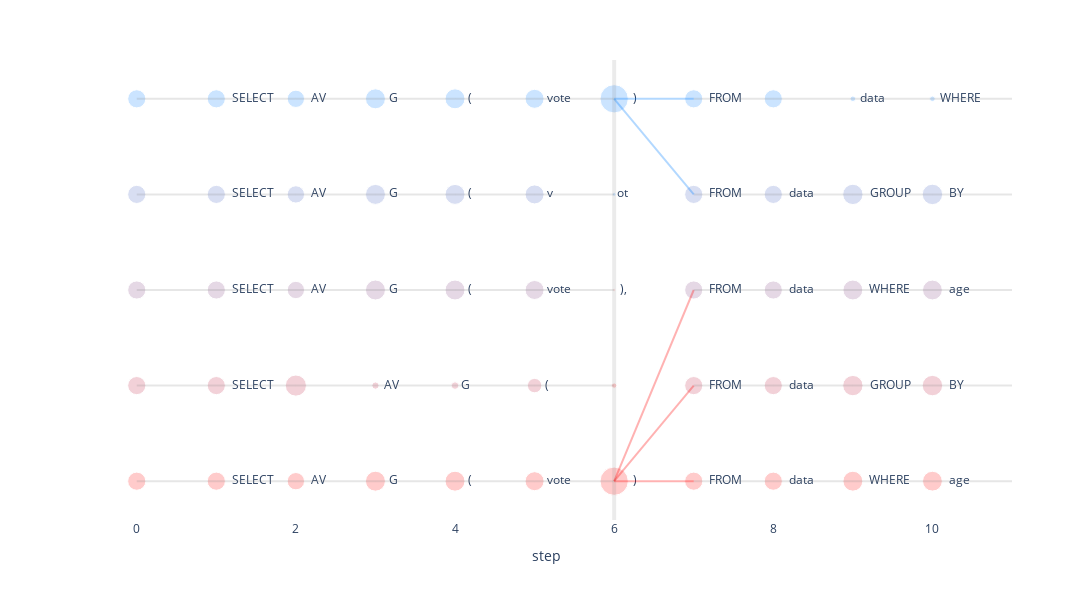

Notebook source saved alongside this figure:
### Markdown cell above
-----------

## Plotting the particle beam

### Code cell
record.plot_history()

### Figure 1 — Plotly figure (JSON) as saved in the notebook; plotly's stock layout.template omitted (floating-point values rounded to 4 significant figures)
{"data": [{"customdata": [["", 0, false], ["", -0.2022, false], [" SELECT", -0.4999, false], [" SELECT AV", -0.5002, false], [" SELECT AVG", -0.5815, false], [" SELECT AVG(", -2.096, false], [" SELECT AVG(vote", -2.638, true], [" SELECT  AVG(", -5.981, true], [" SELECT AVG(vote", -7.589, true], [" SELECT AVG(vote)", -3.9, false], [" SELECT AVG(vote) FROM", -4.197, false], [" SELECT AVG(vote) FROM data", -4.23, false], [" SELECT AVG(vote) FROM data WHERE", -4.252, false]], "hovertemplate": "<b>%{hovertext}</b><br><br>resampled as=0<br>step=%{x}<br>particle=%{y}<br>prop_exp_weight=%{marker.size}<br>token=%{text}<br>context_string=%{customdata[0]}<br>weight=%{customdata[1]}<br>resample?=%{customdata[2]}<extra></extra>", "hovertext": [[], " SELECT", " AV", "G", "(", "vote", ")", " ", " ),", " FROM", " data", " WHERE", " age"], "legendgroup": "0", "marker": {"color": "rgb(255.0, 0.0, 0.0)", "opacity": 0.2, "size": [1, 1, 0.9117, 1.211, 1.207, 1.093, 2.429, 0.08585, 0.01719, 1, 1, 1.2, 1.19], "sizemode": "area", "sizeref": 0.006072, "symbol": "circle"}, "mode": "markers+text", "name": "0", "orientation": "v", "showlegend": true, "text": [[], " SELECT", " AV", "G", "(", "vote", ")", " ", " ),", " FROM", " data", " WHERE", " age"], "textposition": "middle right", "type": "scatter", "x": [0, 1, 2, 3, 4, 5, 6, 6, 6, 7, 8, 9, 10], "xaxis": "x", "y": [0, 0, 0, 0, 0, 0, 0, 1, 2, 0, 0, 0, 0], "yaxis": "y"}, {"customdata": [["", 0, false], ["", -0.2022, false], [" SELECT", -0.105, false], [" SELECT ", -2.538, false], [" SELECT  AV", -2.539, false], [" SELECT  AVG", -2.65, false], [" SELECT AVG(vote)", -3.9, false], [" SELECT AVG(vote) FROM", -4.197, false], [" SELECT AVG(vote) FROM data", -4.187, false], [" SELECT AVG(vote) FROM data GROUP", -4.193, false]], "hovertemplate": "<b>%{hovertext}</b><br><br>resampled as=1<br>step=%{x}<br>particle=%{y}<br>prop_exp_weight=%{marker.size}<br>token=%{text}<br>context_string=%{customdata[0]}<br>weight=%{customdata[1]}<br>resample?=%{customdata[2]}<extra></extra>", "hovertext": [[], " SELECT", " ", " AV", "G", "(", " FROM", " data", " GROUP", " BY"], "legendgroup": "1", "marker": {"color": "rgb(191.25, 31.25, 63.75)", "opacity": 0.2, "size": [1, 1, 1.353, 0.1577, 0.1705, 0.6282, 1, 1, 1.252, 1.263], "sizemode": "area", "sizeref": 0.006072, "symbol": "circle"}, "mode": "markers+text", "name": "1", "orientation": "v", "showlegend": true, "text": [[], " SELECT", " ", " AV", "G", "(", " FROM", " data", " GROUP", " BY"], "textposition": "middle right", "type": "scatter", "x": [0, 1, 2, 3, 4, 5, 7, 8, 9, 10], "xaxis": "x", "y": [1, 1, 1, 1, 1, 1, 1, 1, 1, 1], "yaxis": "y"}, {"customdata": [["", 0, false], ["", -0.2022, false], [" SELECT", -0.4999, false], [" SELECT AV", -0.5002, false], [" SELECT AVG", -0.5815, false], [" SELECT AVG(", -2.096, false], [" SELECT AVG(vote)", -3.9, false], [" SELECT AVG(vote) FROM", -4.197, false], [" SELECT AVG(vote) FROM data", -4.23, false], [" SELECT AVG(vote) FROM data WHERE", -4.252, false]], "hovertemplate": "<b>%{hovertext}</b><br><br>resampled as=2<br>step=%{x}<br>particle=%{y}<br>prop_exp_weight=%{marker.size}<br>token=%{text}<br>context_string=%{customdata[0]}<br>weight=%{customdata[1]}<br>resample?=%{customdata[2]}<extra></extra>", "hovertext": [[], " SELECT", " AV", "G", "(", "vote", " FROM", " data", " WHERE", " age"], "legendgroup": "2", "marker": {"color": "rgb(127.5, 62.5, 127.5)", "opacity": 0.2, "size": [1, 1, 0.9117, 1.211, 1.207, 1.093, 1, 1, 1.2, 1.19], "sizemode": "area", "sizeref": 0.006072, "symbol": "circle"}, "mode": "markers+text", "name": "2", "orientation": "v", "showlegend": true, "text": [[], " SELECT", " AV", "G", "(", "vote", " FROM", " data", " WHERE", " age"], "textposition": "middle right", "type": "scatter", "x": [0, 1, 2, 3, 4, 5, 7, 8, 9, 10], "xaxis": "x", "y": [2, 2, 2, 2, 2, 2, 2, 2, 2, 2], "yaxis": "y"}, {"customdata": [["", 0, false], ["", -0.2022, false], [" SELECT", -0.4999, false], [" SELECT AV", -0.5002, false], [" SELECT AVG", -0.5815, false], [" SELECT AVG(", -2.096, false], [" SELECT AVG(vote)", -3.9, false], [" SELECT AVG(vote) FROM", -4.197, false], [" SELECT AVG(vote) FROM data", -4.187, false], [" SELECT AVG(vote) FROM data GROUP", -4.193, false]], "hovertemplate": "<b>%{hovertext}</b><br><br>resampled as=3<br>step=%{x}<br>particle=%{y}<br>prop_exp_weight=%{marker.size}<br>token=%{text}<br>context_string=%{customdata[0]}<br>weight=%{customdata[1]}<br>resample?=%{customdata[2]}<extra></extra>", "hovertext": [[], " SELECT", " AV", "G", "(", "v", " FROM", " data", " GROUP", " BY"], "legendgroup": "3", "marker": {"color": "rgb(63.75, 93.75, 191.25)", "opacity": 0.2, "size": [1, 1, 0.9117, 1.211, 1.207, 1.093, 1, 1, 1.252, 1.263], "sizemode": "area", "sizeref": 0.006072, "symbol": "circle"}, "mode": "markers+text", "name": "3", "orientation": "v", "showlegend": true, "text": [[], " SELECT", " AV", "G", "(", "v", " FROM", " data", " GROUP", " BY"], "textposition": "middle right", "type": "scatter", "x": [0, 1, 2, 3, 4, 5, 7, 8, 9, 10], "xaxis": "x", "y": [3, 3, 3, 3, 3, 3, 3, 3, 3, 3], "yaxis": "y"}, {"customdata": [["", 0, false], ["", -0.2022, false], [" SELECT", -0.4999, false], [" SELECT AV", -0.5002, false], [" SELECT AVG", -0.5815, false], [" SELECT AVG(", -2.096, false], [" SELECT AVG(v", -6.764, true], [" SELECT AVG(vote", -2.638, true], [" SELECT AVG(vote)", -3.9, false], [" SELECT AVG(vote) FROM", -4.197, false], [" SELECT AVG(vote) FROM ", -6.755, false], [" SELECT AVG(vote) FROM  data", -6.793, false]], "hovertemplate": "<b>%{hovertext}</b><br><br>resampled as=4<br>step=%{x}<br>particle=%{y}<br>prop_exp_weight=%{marker.size}<br>token=%{text}<br>context_string=%{customdata[0]}<br>weight=%{customdata[1]}<br>resample?=%{customdata[2]}<extra></extra>", "hovertext": [[], " SELECT", " AV", "G", "(", "vote", "ot", ")", " FROM", " ", " data", " WHERE"], "legendgroup": "4", "marker": {"color": "rgb(0.0, 125.0, 255.0)", "opacity": 0.2, "size": [1, 1, 0.9117, 1.211, 1.207, 1.093, 0.03921, 2.429, 1, 1.0, 0.09608, 0.09379], "sizemode": "area", "sizeref": 0.006072, "symbol": "circle"}, "mode": "markers+text", "name": "4", "orientation": "v", "showlegend": true, "text": [[], " SELECT", " AV", "G", "(", "vote", "ot", ")", " FROM", " ", " data", " WHERE"], "textposition": "middle right", "type": "scatter", "x": [0, 1, 2, 3, 4, 5, 6, 6, 7, 8, 9, 10], "xaxis": "x", "y": [4, 4, 4, 4, 4, 4, 3, 4, 4, 4, 4, 4], "yaxis": "y"}, {"line": {"color": "rgb(255.0, 0.0, 0.0)"}, "mode": "lines", "name": "0", "opacity": 0.3, "showlegend": false, "textposition": "middle right", "type": "scatter", "x": [6, 7], "y": [0, 0]}, {"line": {"color": "rgb(255.0, 0.0, 0.0)"}, "mode": "lines", "name": "0", "opacity": 0.3, "showlegend": false, "textposition": "middle right", "type": "scatter", "x": [6, 7], "y": [0, 1]}, {"line": {"color": "rgb(255.0, 0.0, 0.0)"}, "mode": "lines", "name": "0", "opacity": 0.3, "showlegend": false, "textposition": "middle right", "type": "scatter", "x": [6, 7], "y": [0, 2]}, {"line": {"color": "gray"}, "mode": "lines", "name": "0", "opacity": 0.2, "showlegend": false, "textposition": "middle right", "type": "scatter", "x": [0, 1], "y": [0, 0]}, {"line": {"color": "gray"}, "mode": "lines", "name": "0", "opacity": 0.2, "showlegend": false, "textposition": "middle right", "type": "scatter", "x": [1, 2], "y": [0, 0]}, {"line": {"color": "gray"}, "mode": "lines", "name": "0", "opacity": 0.2, "showlegend": false, "textposition": "middle right", "type": "scatter", "x": [2, 3], "y": [0, 0]}, {"line": {"color": "gray"}, "mode": "lines", "name": "0", "opacity": 0.2, "showlegend": false, "textposition": "middle right", "type": "scatter", "x": [3, 4], "y": [0, 0]}, {"line": {"color": "gray"}, "mode": "lines", "name": "0", "opacity": 0.2, "showlegend": false, "textposition": "middle right", "type": "scatter", "x": [4, 5], "y": [0, 0]}, {"line": {"color": "gray"}, "mode": "lines", "name": "0", "opacity": 0.2, "showlegend": false, "textposition": "middle right", "type": "scatter", "x": [5, 6], "y": [0, 0]}, {"line": {"color": "gray"}, "mode": "lines", "name": "0", "opacity": 0.2, "showlegend": false, "textposition": "middle right", "type": "scatter", "x": [7, 8], "y": [0, 0]}, {"line": {"color": "gray"}, "mode": "lines", "name": "0", "opacity": 0.2, "showlegend": false, "textposition": "middle right", "type": "scatter", "x": [8, 9], "y": [0, 0]}, {"line": {"color": "gray"}, "mode": "lines", "name": "0", "opacity": 0.2, "showlegend": false, "textposition": "middle right", "type": "scatter", "x": [9, 10], "y": [0, 0]}, {"line": {"color": "gray"}, "mode": "lines", "name": "0", "opacity": 0.2, "showlegend": false, "textposition": "middle right", "type": "scatter", "x": [10, 11], "y": [0, 0]}, {"line": {"color": "gray"}, "mode": "lines", "name": "1", "opacity": 0.2, "showlegend": false, "textposition": "middle right", "type": "scatter", "x": [0, 1], "y": [1, 1]}, {"line": {"color": "gray"}, "mode": "lines", "name": "1", "opacity": 0.2, "showlegend": false, "textposition": "middle right", "type": "scatter", "x": [1, 2], "y": [1, 1]}, {"line": {"color": "gray"}, "mode": "lines", "name": "1", "opacity": 0.2, "showlegend": false, "textposition": "middle right", "type": "scatter", "x": [2, 3], "y": [1, 1]}, {"line": {"color": "gray"}, "mode": "lines", "name": "1", "opacity": 0.2, "showlegend": false, "textposition": "middle right", "type": "scatter", "x": [3, 4], "y": [1, 1]}, {"line": {"color": "gray"}, "mode": "lines", "name": "1", "opacity": 0.2, "showlegend": false, "textposition": "middle right", "type": "scatter", "x": [4, 5], "y": [1, 1]}, {"line": {"color": "gray"}, "mode": "lines", "name": "1", "opacity": 0.2, "showlegend": false, "textposition": "middle right", "type": "scatter", "x": [5, 6], "y": [1, 1]}, {"line": {"color": "gray"}, "mode": "lines", "name": "1", "opacity": 0.2, "showlegend": false, "textposition": "middle right", "type": "scatter", "x": [7, 8], "y": [1, 1]}, {"line": {"color": "gray"}, "mode": "lines", "name": "1", "opacity": 0.2, "showlegend": false, "textposition": "middle right", "type": "scatter", "x": [8, 9], "y": [1, 1]}, {"line": {"color": "gray"}, "mode": "lines", "name": "1", "opacity": 0.2, "showlegend": false, "textposition": "middle right", "type": "scatter", "x": [9, 10], "y": [1, 1]}, {"line": {"color": "gray"}, "mode": "lines", "name": "1", "opacity": 0.2, "showlegend": false, "textposition": "middle right", "type": "scatter", "x": [10, 11], "y": [1, 1]}, {"line": {"color": "gray"}, "mode": "lines", "name": "2", "opacity": 0.2, "showlegend": false, "textposition": "middle right", "type": "scatter", "x": [0, 1], "y": [2, 2]}, {"line": {"color": "gray"}, "mode": "lines", "name": "2", "opacity": 0.2, "showlegend": false, "textposition": "middle right", "type": "scatter", "x": [1, 2], "y": [2, 2]}, {"line": {"color": "gray"}, "mode": "lines", "name": "2", "opacity": 0.2, "showlegend": false, "textposition": "middle right", "type": "scatter", "x": [2, 3], "y": [2, 2]}, {"line": {"color": "gray"}, "mode": "lines", "name": "2", "opacity": 0.2, "showlegend": false, "textposition": "middle right", "type": "scatter", "x": [3, 4], "y": [2, 2]}, {"line": {"color": "gray"}, "mode": "lines", "name": "2", "opacity": 0.2, "showlegend": false, "textposition": "middle right", "type": "scatter", "x": [4, 5], "y": [2, 2]}, {"line": {"color": "gray"}, "mode": "lines", "name": "2", "opacity": 0.2, "showlegend": false, "textposition": "middle right", "type": "scatter", "x": [5, 6], "y": [2, 2]}, {"line": {"color": "gray"}, "mode": "lines", "name": "2", "opacity": 0.2, "showlegend": false, "textposition": "middle right", "type": "scatter", "x": [7, 8], "y": [2, 2]}, {"line": {"color": "gray"}, "mode": "lines", "name": "2", "opacity": 0.2, "showlegend": false, "textposition": "middle right", "type": "scatter", "x": [8, 9], "y": [2, 2]}, {"line": {"color": "gray"}, "mode": "lines", "name": "2", "opacity": 0.2, "showlegend": false, "textposition": "middle right", "type": "scatter", "x": [9, 10], "y": [2, 2]}, {"line": {"color": "gray"}, "mode": "lines", "name": "2", "opacity": 0.2, "showlegend": false, "textposition": "middle right", "type": "scatter", "x": [10, 11], "y": [2, 2]}, {"line": {"color": "gray"}, "mode": "lines", "name": "3", "opacity": 0.2, "showlegend": false, "textposition": "middle right", "type": "scatter", "x": [0, 1], "y": [3, 3]}, {"line": {"color": "gray"}, "mode": "lines", "name": "3", "opacity": 0.2, "showlegend": false, "textposition": "middle right", "type": "scatter", "x": [1, 2], "y": [3, 3]}, {"line": {"color": "gray"}, "mode": "lines", "name": "3", "opacity": 0.2, "showlegend": false, "textposition": "middle right", "type": "scatter", "x": [2, 3], "y": [3, 3]}, {"line": {"color": "gray"}, "mode": "lines", "name": "3", "opacity": 0.2, "showlegend": false, "textposition": "middle right", "type": "scatter", "x": [3, 4], "y": [3, 3]}, {"line": {"color": "gray"}, "mode": "lines", "name": "3", "opacity": 0.2, "showlegend": false, "textposition": "middle right", "type": "scatter", "x": [4, 5], "y": [3, 3]}, {"line": {"color": "gray"}, "mode": "lines", "name": "3", "opacity": 0.2, "showlegend": false, "textposition": "middle right", "type": "scatter", "x": [5, 6], "y": [3, 3]}, {"line": {"color": "gray"}, "mode": "lines", "name": "3", "opacity": 0.2, "showlegend": false, "textposition": "middle right", "type": "scatter", "x": [7, 8], "y": [3, 3]}, {"line": {"color": "gray"}, "mode": "lines", "name": "3", "opacity": 0.2, "showlegend": false, "textposition": "middle right", "type": "scatter", "x": [8, 9], "y": [3, 3]}, {"line": {"color": "gray"}, "mode": "lines", "name": "3", "opacity": 0.2, "showlegend": false, "textposition": "middle right", "type": "scatter", "x": [9, 10], "y": [3, 3]}, {"line": {"color": "gray"}, "mode": "lines", "name": "3", "opacity": 0.2, "showlegend": false, "textposition": "middle right", "type": "scatter", "x": [10, 11], "y": [3, 3]}, {"line": {"color": "rgb(0.0, 125.0, 255.0)"}, "mode": "lines", "name": "4", "opacity": 0.3, "showlegend": false, "textposition": "middle right", "type": "scatter", "x": [6, 7], "y": [4, 3]}, {"line": {"color": "rgb(0.0, 125.0, 255.0)"}, "mode": "lines", "name": "4", "opacity": 0.3, "showlegend": false, "textposition": "middle right", "type": "scatter", "x": [6, 7], "y": [4, 4]}, {"line": {"color": "gray"}, "mode": "lines", "name": "4", "opacity": 0.2, "showlegend": false, "textposition": "middle right", "type": "scatter", "x": [0, 1], "y": [4, 4]}, {"line": {"color": "gray"}, "mode": "lines", "name": "4", "opacity": 0.2, "showlegend": false, "textposition": "middle right", "type": "scatter", "x": [1, 2], "y": [4, 4]}, {"line": {"color": "gray"}, "mode": "lines", "name": "4", "opacity": 0.2, "showlegend": false, "textposition": "middle right", "type": "scatter", "x": [2, 3], "y": [4, 4]}, {"line": {"color": "gray"}, "mode": "lines", "name": "4", "opacity": 0.2, "showlegend": false, "textposition": "middle right", "type": "scatter", "x": [3, 4], "y": [4, 4]}, {"line": {"color": "gray"}, "mode": "lines", "name": "4", "opacity": 0.2, "showlegend": false, "textposition": "middle right", "type": "scatter", "x": [4, 5], "y": [4, 4]}, {"line": {"color": "gray"}, "mode": "lines", "name": "4", "opacity": 0.2, "showlegend": false, "textposition": "middle right", "type": "scatter", "x": [5, 6], "y": [4, 4]}, {"line": {"color": "gray"}, "mode": "lines", "name": "4", "opacity": 0.2, "showlegend": false, "textposition": "middle right", "type": "scatter", "x": [7, 8], "y": [4, 4]}, {"line": {"color": "gray"}, "mode": "lines", "name": "4", "opacity": 0.2, "showlegend": false, "textposition": "middle right", "type": "scatter", "x": [8, 9], "y": [4, 4]}, {"line": {"color": "gray"}, "mode": "lines", "name": "4", "opacity": 0.2, "showlegend": false, "textposition": "middle right", "type": "scatter", "x": [9, 10], "y": [4, 4]}, {"line": {"color": "gray"}, "mode": "lines", "name": "4", "opacity": 0.2, "showlegend": false, "textposition": "middle right", "type": "scatter", "x": [10, 11], "y": [4, 4]}], "layout": {"height": 600, "legend": {"itemsizing": "constant", "title": {"text": "resampled as"}, "tracegroupgap": 0}, "margin": {"t": 60}, "plot_bgcolor": "#fff", "shapes": [{"line": {"color": "gray", "width": 4}, "opacity": 0.15, "type": "line", "x0": 6, "x1": 6, "xref": "x", "y0": 0, "y1": 1, "yref": "y domain"}], "showlegend": false, "width": 1500, "xaxis": {"anchor": "y", "domain": [0, 1], "title": {"text": "step"}}, "yaxis": {"anchor": "x", "domain": [0, 1], "showticklabels": false, "title": {"text": "particle"}, "visible": false}}}
